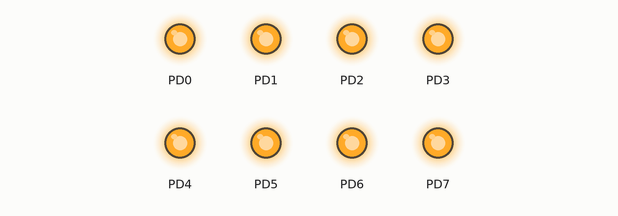
This program was run on a simulated ATmega32, CodeVisionAVR source translated, built with avr-gcc and emulated at 11.0592 MHz. On the bench: output pins drawn as LEDs (lit = HIGH). At 0.0 s the program stops and its outputs stay as they are.

Above: at 0.1 s.
Timing chart, 0 to 1.5 s (numbered marks = the images above):
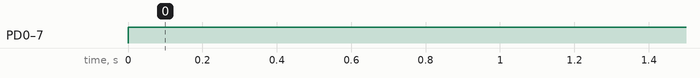

The program:

slave.c
```c
// (licence header left out)
#include <mega32a.h>

// Declare your global variables here

// SPI interrupt service routine
interrupt [SPI_STC] void spi_isr(void)
{
    PORTD=~SPDR;
    SPDR=PINA;

}

void main(void)
{
// Declare your local variables here

// Input/Output Ports initialization
// Port A initialization
// Function: Bit7=In Bit6=In Bit5=In Bit4=In Bit3=In Bit2=In Bit1=In Bit0=In
DDRA=(0<<DDA7) | (0<<DDA6) | (0<<DDA5) | (0<<DDA4) | (0<<DDA3) | (0<<DDA2) | (0<<DDA1) | (0<<DDA0);
// State: Bit7=P Bit6=P Bit5=P Bit4=P Bit3=P Bit2=P Bit1=P Bit0=P
PORTA=(1<<PORTA7) | (1<<PORTA6) | (1<<PORTA5) | (1<<PORTA4) | (1<<PORTA3) | (1<<PORTA2) | (1<<PORTA1) | (1<<PORTA0);

// Port B initialization
// Function: Bit7=In Bit6=Out Bit5=In Bit4=In Bit3=In Bit2=In Bit1=In Bit0=In
DDRB=(0<<DDB7) | (1<<DDB6) | (0<<DDB5) | (0<<DDB4) | (0<<DDB3) | (0<<DDB2) | (0<<DDB1) | (0<<DDB0);
// State: Bit7=T Bit6=0 Bit5=T Bit4=T Bit3=T Bit2=T Bit1=T Bit0=T
PORTB=(0<<PORTB7) | (0<<PORTB6) | (0<<PORTB5) | (0<<PORTB4) | (0<<PORTB3) | (0<<PORTB2) | (0<<PORTB1) | (0<<PORTB0);

// Port C initialization
// Function: Bit7=In Bit6=In Bit5=In Bit4=In Bit3=In Bit2=In Bit1=In Bit0=In
DDRC=(0<<DDC7) | (0<<DDC6) | (0<<DDC5) | (0<<DDC4) | (0<<DDC3) | (0<<DDC2) | (0<<DDC1) | (0<<DDC0);
// State: Bit7=T Bit6=T Bit5=T Bit4=T Bit3=T Bit2=T Bit1=T Bit0=T
PORTC=(0<<PORTC7) | (0<<PORTC6) | (0<<PORTC5) | (0<<PORTC4) | (0<<PORTC3) | (0<<PORTC2) | (0<<PORTC1) | (0<<PORTC0);

// Port D initialization
// Function: Bit7=Out Bit6=Out Bit5=Out Bit4=Out Bit3=Out Bit2=Out Bit1=Out Bit0=Out
DDRD=(1<<DDD7) | (1<<DDD6) | (1<<DDD5) | (1<<DDD4) | (1<<DDD3) | (1<<DDD2) | (1<<DDD1) | (1<<DDD0);
// State: Bit7=1 Bit6=1 Bit5=1 Bit4=1 Bit3=1 Bit2=1 Bit1=1 Bit0=1
PORTD=(1<<PORTD7) | (1<<PORTD6) | (1<<PORTD5) | (1<<PORTD4) | (1<<PORTD3) | (1<<PORTD2) | (1<<PORTD1) | (1<<PORTD0);

// SPI initialization
// SPI Type: Slave
// SPI Clock Rate: 2764.800 kHz
// SPI Clock Phase: Cycle Start
// SPI Clock Polarity: Low
// SPI Data Order: LSB First
SPCR=(1<<SPIE) | (1<<SPE) | (1<<DORD) | (0<<MSTR) | (0<<CPOL) | (0<<CPHA) | (0<<SPR1) | (0<<SPR0);
SPSR=(0<<SPI2X);

// Clear the SPI interrupt flag
#asm
    in   r30,spsr
    in   r30,spdr
#endasm

// Global enable interrupts
#asm("sei")

while (1)
      {
      // Place your code here

      }
}
                   
```

Measured:
- by itself, PD0–7: LOW → HIGH at 0.00 s
